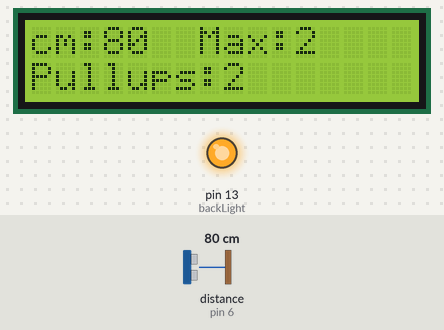
Bench run of a sketch on a simulated Arduino Uno, built with avr-gcc and run on an emulated ATmega328P. On the bench: 16×2 character LCD, output pins drawn as LEDs (lit = HIGH). Wiring (inferred from the names in the program): ultrasonic range finder: trigger pin 7; echo pin 6. The test bench sets the inputs (shaded band); at power-on: distance to the obstacle (sensor on pin 6) 80 cm. The echo pulse lasts 58.3 µs per cm; pins used as bus, display or sensor lines are not drawn.

Above: at 1.6 s.
1.7 s: distance to the obstacle (sensor on pin 6) set to 2 cm
At 2.9 s:
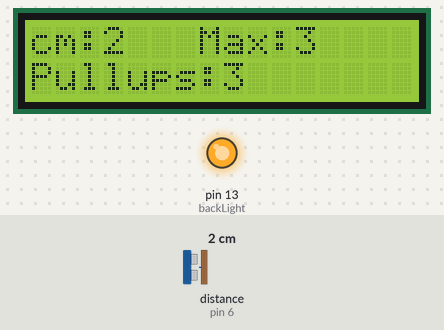
4.6 s: distance to the obstacle (sensor on pin 6) set to 4 cm
At 5.7 s:
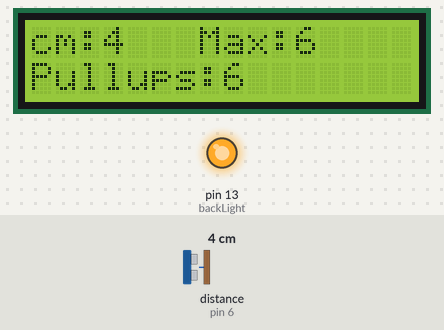
7.6 s: distance to the obstacle (sensor on pin 6) set to 9 cm
At 8.9 s:
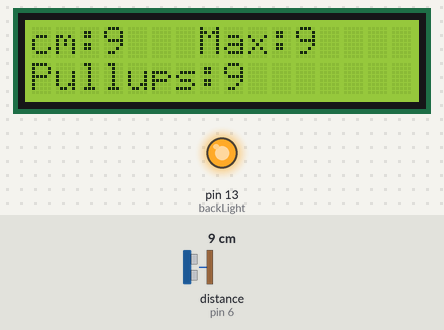
Timing chart, 0 to 10.6 s (numbered marks = the images above; inputs shaded):
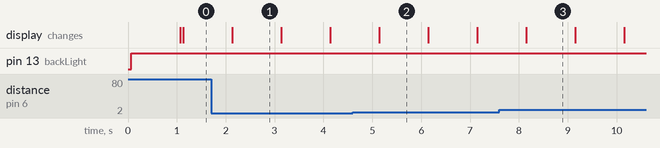

The sketch:

pullup-counter-minute.ino
```cpp
// counts the number of pull ups that a person does. reset numPullups: after 1 minute. reset maxPullups: after 7 hours.

#include <LiquidCrystal.h>
LiquidCrystal lcd(12, 11, 5, 4, 3, 10);
const int backLight = 13; // pin 13 will control the backlight

const int TRIGGER_PIN = 7; // Trigger Pin of Ultrasonic Sensor
const int ECHO_PIN = 6; // Echo Pin of Ultrasonic Sensor

unsigned long lastTimeUltrasonicTrigger = millis();
unsigned long ultrasonicTriggerDelay = 100;

unsigned long lastTimePullup = millis();

//bool bodyExists = false;
int numPullups = 0;
int maxPullups = 0;

void setup() {
  Serial.begin(9600);

  lcd.begin(16,2);
  pinMode(backLight, OUTPUT);
  digitalWrite(backLight, LOW); // turn backlight off. (Replace 'LOW' with 'HIGH' to turn it on)
  lcd.print("setup");
  lcd.setCursor(0,1);
  lcd.print("Pullups:0");

  pinMode(ECHO_PIN, INPUT);
  pinMode(TRIGGER_PIN, OUTPUT);

  lcd.setCursor(7,0);
  lcd.print("Max:");
  lcd.print(maxPullups);
}

void recordPullup() {
  numPullups++;
  lcd.setCursor(8,1);
  lcd.print(numPullups);
  if (numPullups > maxPullups) {
    maxPullups = numPullups;
    lcd.setCursor(11,0);
    lcd.print(maxPullups);
  }
}

void triggerUltrasonicSensor() {
  digitalWrite(TRIGGER_PIN, LOW);
  delayMicroseconds(2);
  digitalWrite(TRIGGER_PIN, HIGH);
  delayMicroseconds(10);
  digitalWrite(TRIGGER_PIN, LOW);
}

double getUltrasonicDistance() {
  double durationMicros = pulseIn(ECHO_PIN, HIGH); // microseconds is casted to double
  double distance = durationMicros / 58.0; // cm
  // distance = duration * speed
  // 340 m/s --> 0.034 cm/µs
  // duration * (0.034 / 2)
  // The speed of sound is 340 m/s or 29 microseconds per centimeter.
  // The ping travels out and back, so to find the distance of the object we
  // take half of the distance travelled.
  return distance;
}

void loop() {
  unsigned long timeNow = millis();
  double distanceToBody;

  if (timeNow - lastTimeUltrasonicTrigger > ultrasonicTriggerDelay) {
    lastTimeUltrasonicTrigger += ultrasonicTriggerDelay;
    triggerUltrasonicSensor();
    lcd.setCursor(0,0);
    distanceToBody = getUltrasonicDistance();
    int distanceInt = int(round(distanceToBody));
    lcd.print("cm:");
    lcd.print(distanceInt);
    lcd.print(" ");
  }

  if (distanceToBody < 40.0) { // body pulled itself up (distanceToBody = distance between sensor on wall and forehead)
    digitalWrite(backLight, HIGH);
    recordPullup();
    delay(1000); // 1 second
    lastTimePullup = millis();
  }

  timeNow = millis();

  if (timeNow - lastTimePullup > (60000)) { // 60 seconds
    // save energy
    digitalWrite(backLight, LOW);
    numPullups = 0;
  }

  // if more than 7 hrs pass (meaning people are asleep and its the next day), reset the pullup count.
  if (timeNow - lastTimePullup > (25200000)) { // 7 hours = 25200000 ms
    // restart pull up count
    maxPullups = 0;
  }
}
```

Measured:
- what the display in image 1 shows lasts 1.0 s, from 2.1 s to 3.1 s
